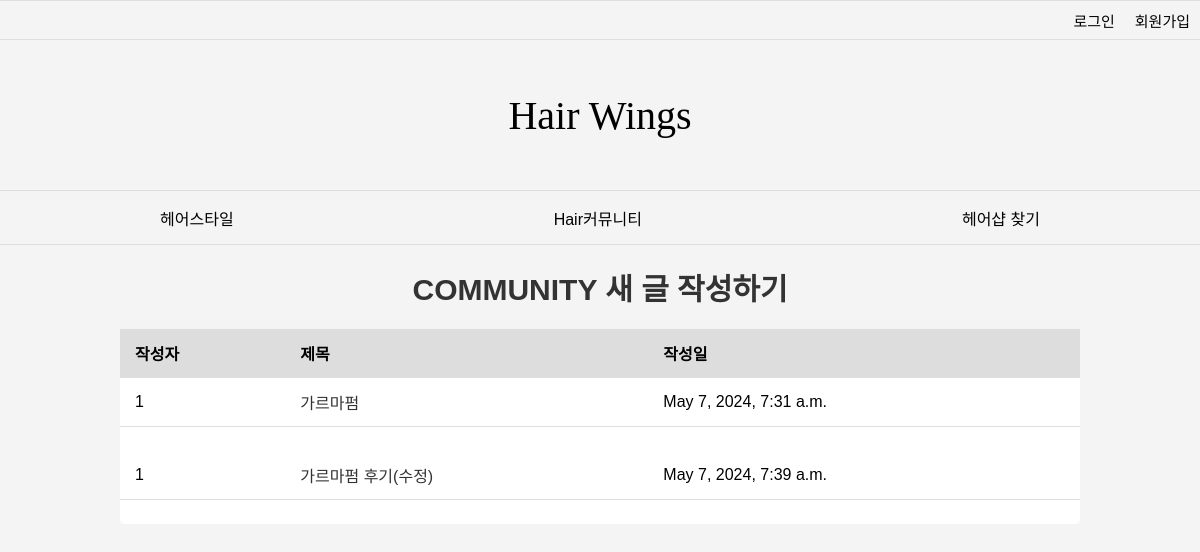
/page/community, run on an earlier commit of the app's database.
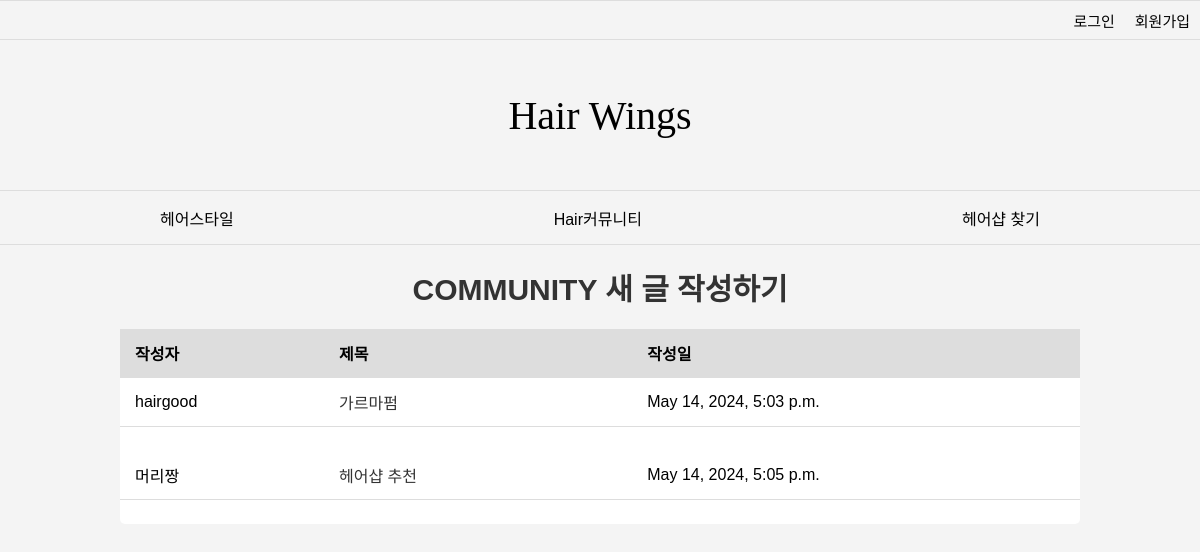
And on a later commit of the database.
### page/models.py (models this page shows, shortened)
class Community(models.Model):
    title = models.CharField(max_length=100)
    content = models.TextField()
    created_at = models.DateTimeField(auto_now_add=True)
    author = models.ForeignKey(User, on_delete = models.CASCADE, null = True)
    class Meta:
        db_table = 'community'

### page/views.py (the view)
# urls.py: path('page/community', views.community_home, name='community_home'),
def community_home(request):
    communities = Community.objects.all()
    paginator = Paginator(communities, 3)
    page_number = request.GET.get('page')
    page_obj = paginator.get_page(page_number)
    return render(request,'community.html', {'page_obj': page_obj})

### page/templates/community.html (shortened to what this page needs)
{% load static %}
<!DOCTYPE html>
<html lang="ko">
  <head>
    <link rel="stylesheet" href="{% static 'page/css/community.css'%}" />
  </head>
  {% block content %}
  <body>
    <div class="login_bar">
      {% if user.is_authenticated %}
      <div class="login">{{user.username}}님</div>
      <div class="login"><a href="{% url 'logout' %}">로그아웃</a></div>
      {% else %}
      <div class="login">
        <a href="{% url 'login' %}">로그인</a>
      </div>
      <div class="login">
        <a href="{% url 'signup'%}">회원가입</a>
      </div>
      {% endif %}
    </div>
    <div class="title" onclick="javascript:location.href='{% url 'home'%}'">
      Hair Wings
    </div>
    <div class="menu_bar">
      <div onclick="javascript:location.href='{% url 'hairstyle'%}'">
        헤어스타일
      </div>
      <div onclick="javascript:location.href='{% url 'community_home'%}'">
        Hair커뮤니티
      </div>
      <div onclick="javascript:location.href='{% url 'map'%}'">헤어샵 찾기</div>
    </div>
    <div class="community_container">
      <h1>
        COMMUNITY
        <a class="new_button" href="{% url 'new' %}">새 글 작성하기</a>
      </h1>
      <table>
        <tr>
          <th>작성자</th>
          <th>제목&emsp;&emsp;&emsp;&emsp;&emsp;</th>
          <th>작성일</th>
        </tr>
        {% for community in page_obj %}
        <tr>
          <td>{{community.author}}</td>
          <td>
            <a href="{% url 'detail' community.id %}">{{community.title}}</a>
          </td>
          <td>{{community.created_at}}</td>
        </tr>
        <tr class="separator">
          <td colspan="2"></td>
        </tr>
        {% endfor %}
      </table>
    </div>
  </body>
</html>
{% endblock %}

### page/static/page/css/community.css (style rules this page uses)
* { box-sizing: border-box; }
.login_bar { height: 40px; border-top: 1px solid #dddddd; border-bottom: 1px solid #dddddd; display: flex; flex-direction: row; justify-content: end; align-items: center; }
.login { font-size: 15px; margin: 10px; }
.login a { color: black; text-decoration: none; }
.title { height: 150px; font-size: 40px; display: flex; flex-direction: row; justify-content: center; align-items: center; font-family: "Times New Roman", Times, serif; }
.menu_bar { height: 55px; border-top: 1px solid #dddddd; border-bottom: 1px solid #dddddd; display: flex; flex-direction: row; justify-content: space-around; align-items: center; font-weight: 3px; }
.community_container { display: flex; flex-direction: column; align-items: center; }
body { font-family: Arial, sans-serif; background-color: #f4f4f4; margin: 0; padding: 0; }
h1 { text-align: center; color: #333; margin-top: 20px; font-size: 30px; }
table { width: 80%; margin: 0 auto; border-collapse: collapse; background-color: #fff; border-radius: 5px; }
th, td { padding: 12px 15px; text-align: left; }
th { background-color: #dddddd; border-bottom: 1px solid #ddd; }
a { text-decoration: none; color: #333; }
.separator { border-top: 1px solid #ddd; }

What changed in the data, as far as the page shows it:
removed Community: author "1", title "가르마펌", created_at "May 7, 2024, 7:31 a.m."
removed Community: author "1", title "가르마펌 후기(수정)", created_at "May 7, 2024, 7:39 a.m."
added Community: author "hairgood", title "가르마펌", created_at "May 14, 2024, 5:03 p.m."
added Community: author "머리짱", title "헤어샵 추천", created_at "May 14, 2024, 5:05 p.m."
